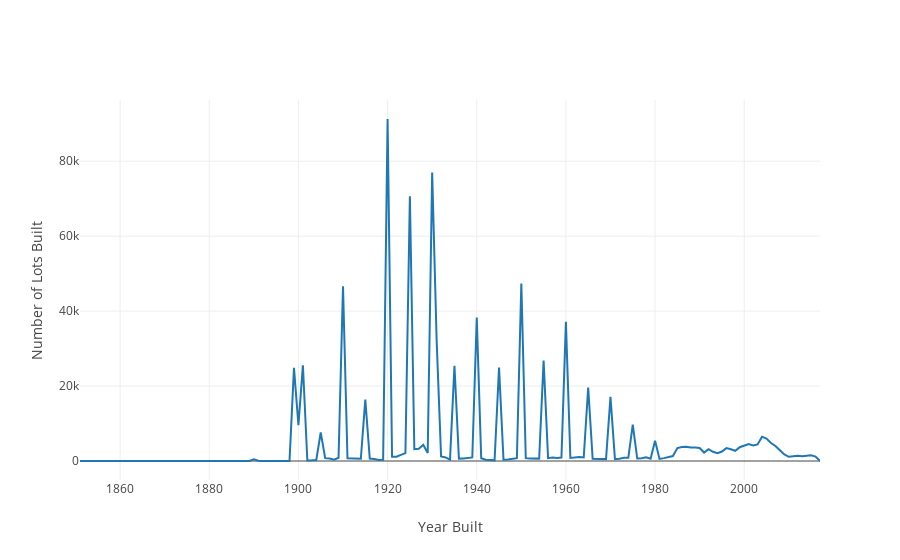

Notebook code for this chart:
### Markdown cell above
## Part 1: Binning and Aggregation

Binning is a common strategy for visualizing large datasets. Binning is inherent to a few types of visualizations, such as histograms and [2D histograms](https://plot.ly/python/2D-Histogram/) (also check out their close relatives: [2D density plots](https://plot.ly/python/2d-density-plots/) and the more general form: [heatmaps](https://plot.ly/python/heatmaps/).

While these visualization types explicitly include binning, any type of visualization used with aggregated data can be looked at in the same way. For example, lets say we wanted to look at building construction over time. This would be best viewed as a line graph, but we can still think of our results as being binned by year:

### Code cell
init_notebook_mode(connected=True)

trace = Scatter(
    # I'm choosing BBL here because I know it's a unique key.
    x = ny.groupby('YearBuilt').count()['BBL'].index,
    y = ny.groupby('YearBuilt').count()['BBL']
)

layout = Layout(
    xaxis = dict(title = 'Year Built'),
    yaxis = dict(title = 'Number of Lots Built')
)

fig = Figure(data = [trace], layout = layout)

#py.init_notebook_mode(connected=True)

#plotly.offline.iplot

#py.offline.iplot(fig,   filename = 'ny-year-built' )

iplot(fig)

### Figure 1 — Plotly figure (JSON) as saved in the notebook; plotly's stock layout.template omitted (floating-point values rounded to 4 significant figures; data arrays with more than 128 entries replaced by an {"elided": "..."} marker saying what was removed)
{"data": [{"type": "scatter", "x": {"elided": "167 int values"}, "y": {"elided": "167 int values"}}], "layout": {"xaxis": {"title": "Year Built"}, "yaxis": {"title": "Number of Lots Built"}}}
